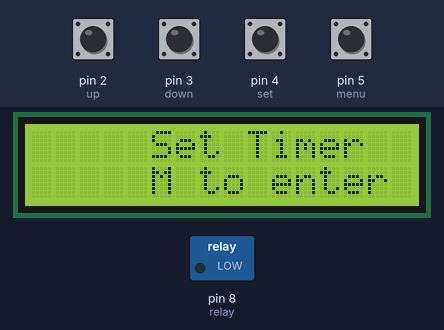
Simulated run of this sketch. Board: Arduino Uno, built with avr-gcc and run on an emulated ATmega328P. Parts: 16×2 character LCD, switched loads named in the sketch (green lamp = pin HIGH). Inputs (shaded band) come from the test bench; at power-on: pin 2 (up), pin 3 (down), pin 4 (set), pin 5 (menu) HIGH. What the sketch prints to the serial monitor is not drawn.

Above: at 1.2 s.
1.3 s: pin 5 (menu) pulled LOW for 1 s
At 2.8 s:
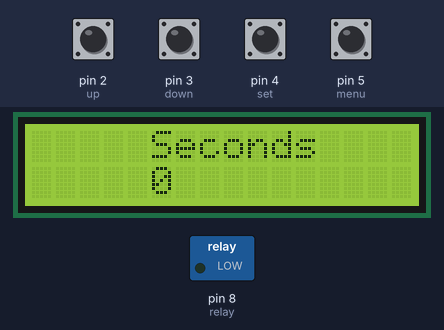
3.8 s: pin 4 (set) pulled LOW for 0.15 s
At 4.24 s:
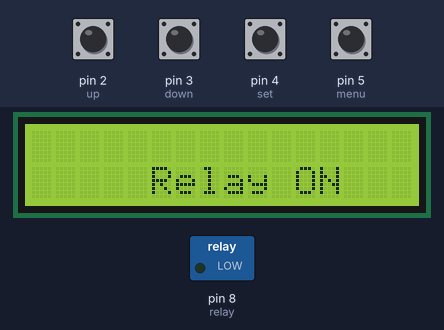
5.7 s: pin 5 (menu) pulled LOW for 0.15 s
At 6.4 s:
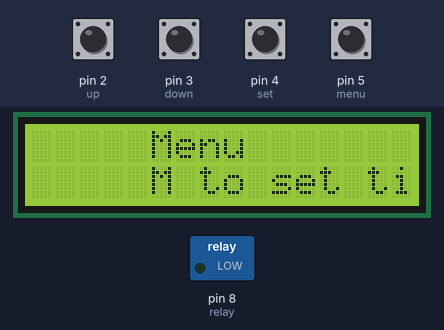
Timing chart, 0 to 8.7 s (numbered marks = the images above; inputs shaded):
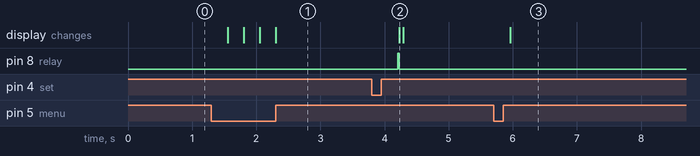

The sketch:

sketch.ino
```cpp
#include <Wire.h>
#include <LiquidCrystal_I2C.h>

#define up 2
#define down 3
#define set 4
#define menu 5
#define relay 8

struct values {
  unsigned long hour;
  unsigned long minute;
  unsigned long second;
};
values timer = {0, 0, 0};
unsigned long total_time = 0;
unsigned long clock_time;

LiquidCrystal_I2C lcd(0x27,16,2);

void setup() {
  Serial.begin(9600);

  lcd.init();
  lcd.backlight();

  pinMode(up, INPUT_PULLUP);
  pinMode(down, INPUT_PULLUP);
  pinMode(set, INPUT_PULLUP);
  pinMode(menu, INPUT_PULLUP);
  pinMode(relay, OUTPUT);
}


void loop() {
  lcd_print("Set Timer", 0, 0);
  lcd_print("M to enter menu", 0, 1);

  while(true) {
    if(digitalRead(menu) == LOW) {
      delay(200);
      menu_f();
      total_time = ((timer.hour*60*60)+(timer.minute*60)+(timer.second))*1000;
      relay_control(total_time);
      timer = {0,0,0};
      break;
    }
  }
}


//----------Functions
void relay_control(unsigned long total_time) {
  unsigned long display_refresh = millis();
  digitalWrite(relay, HIGH);
  lcd_print("Relay ON", 0, 1);

  while(true) {
    while (timer.second > 0) {
      if(millis()-display_refresh > 1000) {
        display_refresh = millis();
        timer.second -= 1;
        String display_time = String(timer.hour)+":"+String(timer.minute)+":"+String(timer.second);
        lcd_print(display_time, 0, 0);
      }
      if (digitalRead(menu) == LOW) {
        delay(200);
        menu_f();
      }
      if (digitalRead(set) == LOW) {
        delay(200);
        timer = {0,0,0};
        break;
      }
    }
    if(timer.minute > 0) {
      timer.minute -= 1;
      timer.second = 60;
    }
    else if(timer.hour > 0) {
      timer.hour -= 1;
      timer.minute = 60;
    }
    if (timer.hour == 0 && timer.minute==0 && timer.second==0) {
      break;
    }
  }

  digitalWrite(relay, LOW);
  Serial.println("Relay OFF");
}

void lcd_print(String message, int posx, int posy) {
  lcd.setCursor(posx, posy);
  lcd.print("                ");
  lcd.setCursor(posx, posy);
  lcd.print("     ");
  lcd.print(message);
}

void menu_f() {
  lcd_print("Menu", 0, 0);
  lcd_print("M to set time", 0, 1);
  while (true) {
    if(digitalRead(menu) == LOW) {
      delay(200);
      set_hour();
      lcd.clear();
      break;
    }
  }
}

void set_hour() {
  lcd_print("Hour", 0, 0);
  lcd_print(String(timer.hour), 0, 1);
  while(true) {
    if (digitalRead(up) == LOW) {
      delay(200);
      timer.hour += 1;
      lcd_print(String(timer.hour), 0, 1);
    }
    else if (digitalRead(down) == LOW) {
      delay(200);
      if (timer.hour>0) {
        timer.hour -= 1;
      }
      lcd_print(String(timer.hour), 0, 1);
    }
    else if (digitalRead(menu) == LOW) {
      delay(200);
      set_minutes();
      break;
    }
    else if (digitalRead(set) == LOW) {
      delay(400);
      break;
    }
  }
}

void set_minutes() {
  lcd_print("Minutes", 0, 0);
  lcd_print(String(timer.minute), 0, 1);
  while(true) {
    if (digitalRead(up) == LOW) {
      delay(200);
      if (timer.minute<60) {
        timer.minute += 1;
      }
      lcd_print(String(timer.minute), 0, 1);
    }
    else if (digitalRead(down) == LOW) {
      delay(200);
      if (timer.minute>0) {
        timer.minute -= 1;
      }
      lcd_print(String(timer.minute), 0, 1);
    }
    else if (digitalRead(menu) == LOW) {
      delay(200);
      set_second();
      break;
    }
    else if (digitalRead(set) == LOW) {
      delay(400);
      break;
    }
  }
}

void set_second() {
  lcd_print("Seconds", 0, 0);
  lcd_print(String(timer.second), 0, 1);
  while(true) {
    if (digitalRead(up) == LOW) {
      delay(200);
      if (timer.second<60) {
        timer.second += 1;
      }
      lcd_print(String(timer.second), 0, 1);
    }
    else if (digitalRead(down) == LOW) {
      delay(200);
      if (timer.second>0) {
        timer.second -= 1;
      }
      lcd_print(String(timer.second), 0, 1);
    }
    else if (digitalRead(menu) == LOW) {
      delay(200);
      set_hour();
    }
    else if (digitalRead(set) == LOW) {
      delay(400);
      break;
    }
  }
}
```

Measured:
- after the input at 1.3 s, the display: first changes after 0.26 s (image 1 shows a later state)
- after the input at 3.8 s, pin 8 (relay): LOW → HIGH after 0.40 s, → LOW 0.03 s later; the display: changes after 0.43 s (image 2)
- after the input at 5.7 s, the display: changes after 0.26 s (image 3)
